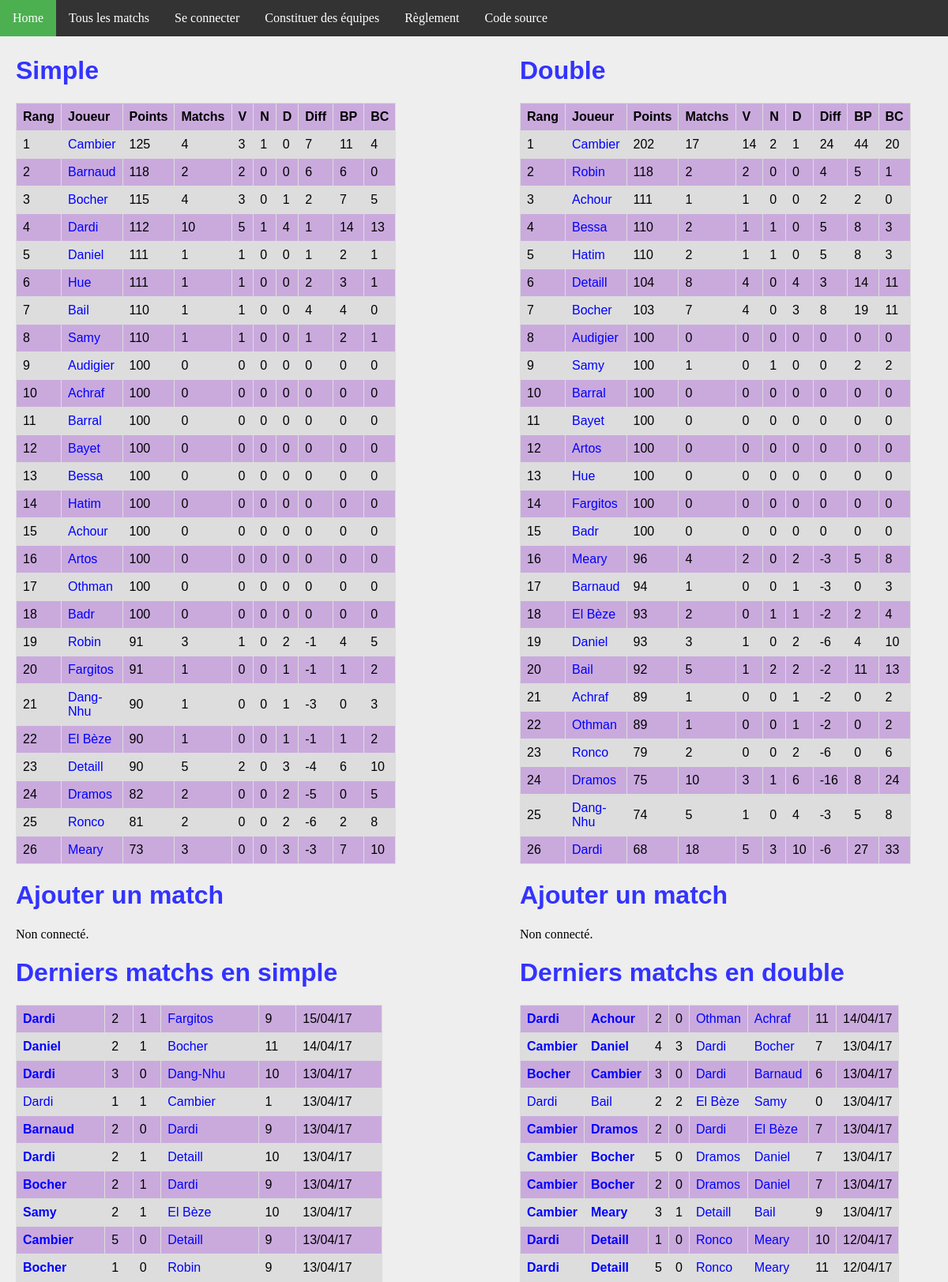
Before: / with the older database file.
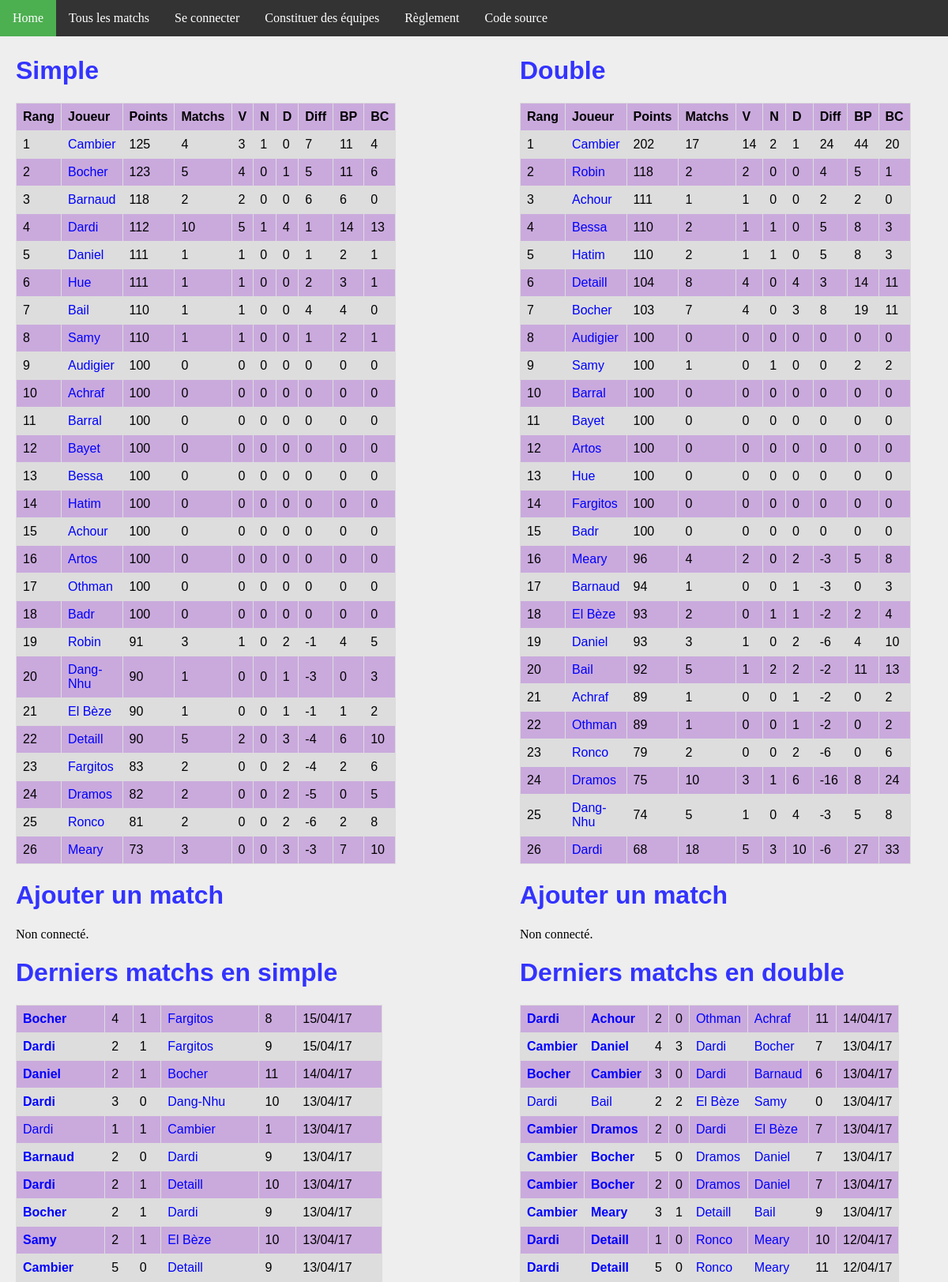
After: the same page with the newer database file.
### ranking/models.py (models this page shows, shortened)
class Joueur(models.Model):
    user = models.OneToOneField(User, on_delete=models.CASCADE)
    pseudo = models.CharField(max_length = 50, default="Pax lambda")
    simple_score = models.IntegerField(default=100)
    simple_rang = models.IntegerField(default=0)
    simple_victoires = models.IntegerField(default=0)
    simple_nuls = models.IntegerField(default=0)
    simple_defaites = models.IntegerField(default=0)
    simple_buts_pour = models.IntegerField(default=0)
    simple_buts_contre = models.IntegerField(default=0)
    double_score = models.IntegerField(default=100)
    double_rang = models.IntegerField(default=0)
    double_victoires = models.IntegerField(default=0)
    double_nuls = models.IntegerField(default=0)
    double_defaites = models.IntegerField(default=0)
    double_buts_pour = models.IntegerField(default=0)
    double_buts_contre = models.IntegerField(default=0)
    @property
    def simple_matchs(self):
        return self.simple_nuls + self.simple_victoires + self.simple_defaites
    @property
    def double_matchs(self):
        return self.double_nuls + self.double_victoires + self.double_defaites
    @property
    def simple_diff(self):
        return self.simple_buts_pour - self.simple_buts_contre
    @property
    def double_diff(self):
        return self.double_buts_pour - self.double_buts_contre

class MatchSimple(models.Model):
    domicile = models.ForeignKey('Joueur', related_name = 'dom')
    exterieur = models.ForeignKey('Joueur', related_name = 'exte')
    date = models.DateTimeField(auto_now_add=True)
    buts_domicile = models.IntegerField(default=0)
    buts_exterieur = models.IntegerField(default=0)
    points = models.IntegerField(default=0)
    @property
    def winner(self):
        if self.buts_domicile > self.buts_exterieur:
            return 1.
        elif self.buts_domicile < self.buts_exterieur:
            return 0.
        else:
            return 0.5

class MatchDouble(models.Model):
    domicile_1 = models.ForeignKey('Joueur', related_name = 'dom1')
    domicile_2 = models.ForeignKey('Joueur', related_name = 'dom2')
    exterieur_1 = models.ForeignKey('Joueur', related_name = 'exte1')
    exterieur_2 = models.ForeignKey('Joueur', related_name = 'exte2')
    date = models.DateTimeField(auto_now_add=True)
    buts_domicile = models.IntegerField(default=0)
    buts_exterieur = models.IntegerField(default=0)
    points = models.IntegerField(default=0)
    @property
    def winner(self):
        if self.buts_domicile > self.buts_exterieur:
            return 1.
        elif self.buts_domicile < self.buts_exterieur:
            return 0.
        else:
            return 0.5

### ranking/views.py (the view)
# urls.py: url(r'^$', views.index, name='index'),
def index(request):
    n_matchs = 10
    context = {
        'simple_ranking': Joueur.objects.order_by('simple_rang').all(),
        'double_ranking': Joueur.objects.order_by('double_rang').all(),
        'simple_matchs': MatchSimple.objects.order_by('-date').all()[:n_matchs],
        'double_matchs': MatchDouble.objects.order_by('-date').all()[:n_matchs],
    }
    return render(request, 'index.html', context)

### ranking/templates/index.html (shortened to what the changed rows need)
{% extends 'base.html' %}
{% block body %}
<div id="column1" style="float:left; margin:0; width:40%;">
    <h1>Simple</h1>
    <table>
        <tr>
            <th>Rang</th>
            <th>Joueur</th>
            <th>Points</th>
            <th>Matchs</th>
            <th>V</th>
            <th>N</th>
            <th>D</th>
            <th>Diff</th>
            <th>BP</th>
            <th>BC</th>
        </tr>
        {% for j in simple_ranking %}
        <tr>
            <td>{{ j.simple_rang }}</td>
            <td><a class='joueur' href="{% url 'joueur' j.id %}">{{j.pseudo}}</a></td>
            <td>{{j.simple_score}}</td>
            <td>{{j.simple_matchs}}</td>
            <td>{{j.simple_victoires}}</td>
            <td>{{j.simple_nuls}}</td>
            <td>{{j.simple_defaites}}</td>
            <td>{{j.simple_diff}}</td>
            <td>{{j.simple_buts_pour}}</td>
            <td>{{j.simple_buts_contre}}</td>
        </tr>
        {% endfor %}
    </table>
    <h1>Ajouter un match</h1>
    <h1>Derniers matchs en simple</h1>
    <table>
        {% for m in simple_matchs %}
        <tr>
            <td {% if m.winner == 1 %} style='font-weight:bold'{% endif %} >
                <a class="joueur" href="{% url 'joueur' m.domicile.id %}">{{m.domicile.pseudo}}</a>
            </td>
            <td>{{m.buts_domicile}}</td>
            <td>{{m.buts_exterieur}}</td>
            <td {% if m.winner == 0 %} style='font-weight:bold'{% endif %} >
                <a class='joueur' href="{% url 'joueur' m.exterieur.id %}">{{m.exterieur.pseudo}}</a>
            </td>
            <td>{{m.points}}</td>
            <td>{{m.date | date:'d/m/y'}}</td>
        </tr>
        {% endfor %}
    </table>
</div>
<div id="column2" style="float:left; margin-left:15%;width:40%;">
<h1>Double</h1>
<table>
    <tr>
        <th>Rang</th>
        <th>Joueur</th>
        <th>Points</th>
        <th>Matchs</th>
        <th>V</th>
        <th>N</th>
        <th>D</th>
        <th>Diff</th>
        <th>BP</th>
        <th>BC</th>
    </tr>
    {% for j in double_ranking %}
    <tr>
        <td>{{ j.double_rang }}</td>
        <td><a class='joueur' href="{% url 'joueur' j.id %}">{{j.pseudo}}</a></td>
        <td>{{j.double_score}}</td>
        <td>{{j.double_matchs}}</td>
        <td>{{j.double_victoires}}</td>
        <td>{{j.double_nuls}}</td>
        <td>{{j.double_defaites}}</td>
        <td>{{j.double_diff}}</td>
        <td>{{j.double_buts_pour}}</td>
        <td>{{j.double_buts_contre}}</td>
    </tr>
    {% endfor %}
    </table>
    <h1>Ajouter un match</h1>
    <h1>Derniers matchs en double</h1>
    <table>
        {% for m in double_matchs %}
        <tr>
            <td {% if m.winner == 1 %} style='font-weight:bold'{% endif %} >
                <a class="joueur" href="{% url 'joueur' m.domicile_1.id %}">{{m.domicile_1.pseudo}}</a>
            </td>
            <td {% if m.winner == 1 %} style='font-weight:bold'{% endif %} >
                <a class="joueur" href="{% url 'joueur' m.domicile_2.id %}">{{m.domicile_2.pseudo}}</a>
            </td>
            <td>{{m.buts_domicile}}</td>
            <td>{{m.buts_exterieur}}</td>
            <td {% if m.winner == 0 %} style='font-weight:bold'{% endif %} >
                <a class='joueur' href="{% url 'joueur' m.exterieur_1.id %}">{{m.exterieur_1.pseudo}}</a>
            </td>
            <td {% if m.winner == 0 %} style='font-weight:bold'{% endif %} >
                <a class='joueur' href="{% url 'joueur' m.exterieur_2.id %}">{{m.exterieur_2.pseudo}}</a>
            </td>
            <td>{{m.points}}</td>
            <td>{{m.date | date:'d/m/y'}}</td>
        </tr>
        {% endfor %}
    </table>
    </div>
{% endblock %}

Changed rows visible on the page:
no longer on this page (row unchanged): MatchSimple: domicile.pseudo "Bocher", buts_domicile "1", buts_exterieur "0", exterieur.pseudo "Robin", points "9", date "13/04/17"
changed Joueur "Bocher": simple_rang "3" → "2"; simple_score "115" → "123"; simple_matchs "4" → "5"; simple_victoires "3" → "4"; simple_diff "2" → "5"; simple_buts_pour "7" → "11"; simple_buts_contre "5" → "6"; moves up the list
changed Joueur "Barnaud": simple_rang "2" → "3"
changed Joueur "Dang-Nhu": simple_rang "21" → "20"
changed Joueur "El Bèze": simple_rang "22" → "21"
changed Joueur "Detaill": simple_rang "23" → "22"
changed Joueur "Fargitos": simple_rang "20" → "23"; simple_score "91" → "83"; simple_matchs "1" → "2"; simple_defaites "1" → "2"; simple_diff "-1" → "-4"; simple_buts_pour "1" → "2"; simple_buts_contre "2" → "6"; moves down the list
added MatchSimple: domicile.pseudo "Bocher", buts_domicile "4", buts_exterieur "1", exterieur.pseudo "Fargitos", points "8", date "15/04/17"
